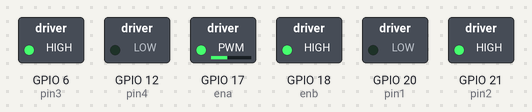
A program run on a simulated Raspberry Pi (BCM pin numbers). Parts: switched loads named in the program (green lamp = pin HIGH).

Above: at 0.1 s.
Timing chart, 0 to 1.6 s (numbered marks = the images above):
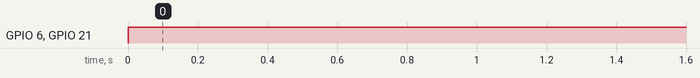

Measured:
- by itself, GPIO 6 (pin3), GPIO 21 (pin2): LOW → HIGH at 0.00 s

The program:

pwm01.py
```python
import RPi.GPIO as GPIO
import sys
import time


pin1 = 20
pin2 = 21
pin3 = 6
pin4 = 12
ena = 17
enb = 18

GPIO.setmode(GPIO.BCM)
GPIO.setup(pin1, GPIO.OUT)
GPIO.setup(pin2, GPIO.OUT)
GPIO.setup(pin3, GPIO.OUT)
GPIO.setup(pin4, GPIO.OUT)
GPIO.setup(ena, GPIO.OUT)
GPIO.setup(enb, GPIO.OUT)

# def setPinConfig(EN, INA, INB):
#     GPIO.setup(EN, GPIO.OUT)
#     GPIO.setup(INA, GPIO.OUT)
#     GPIO.setup(INB, GPIO.OUT)
#     # 100khz 로 PWM 동작 시킴
#     pwm = GPIO.PWM(EN, 100)
#     # 우선 PWM 멈춤.
#     pwm.start(0)
#     return pwm

try:
    pa = GPIO.PWM(ena, 100)
    pb = GPIO.PWM(enb, 100)
    pa.start(40)
    pb.start(100)

    while True:
        GPIO.output(pin1, False)
        GPIO.output(pin2, True)
        GPIO.output(pin3, True)
        GPIO.output(pin4, False)
        #print('Motor 1')
        #time.sleep(2)

except KeyboardInterrupt:
    GPIO.cleanup()
    sys.exit()
```
